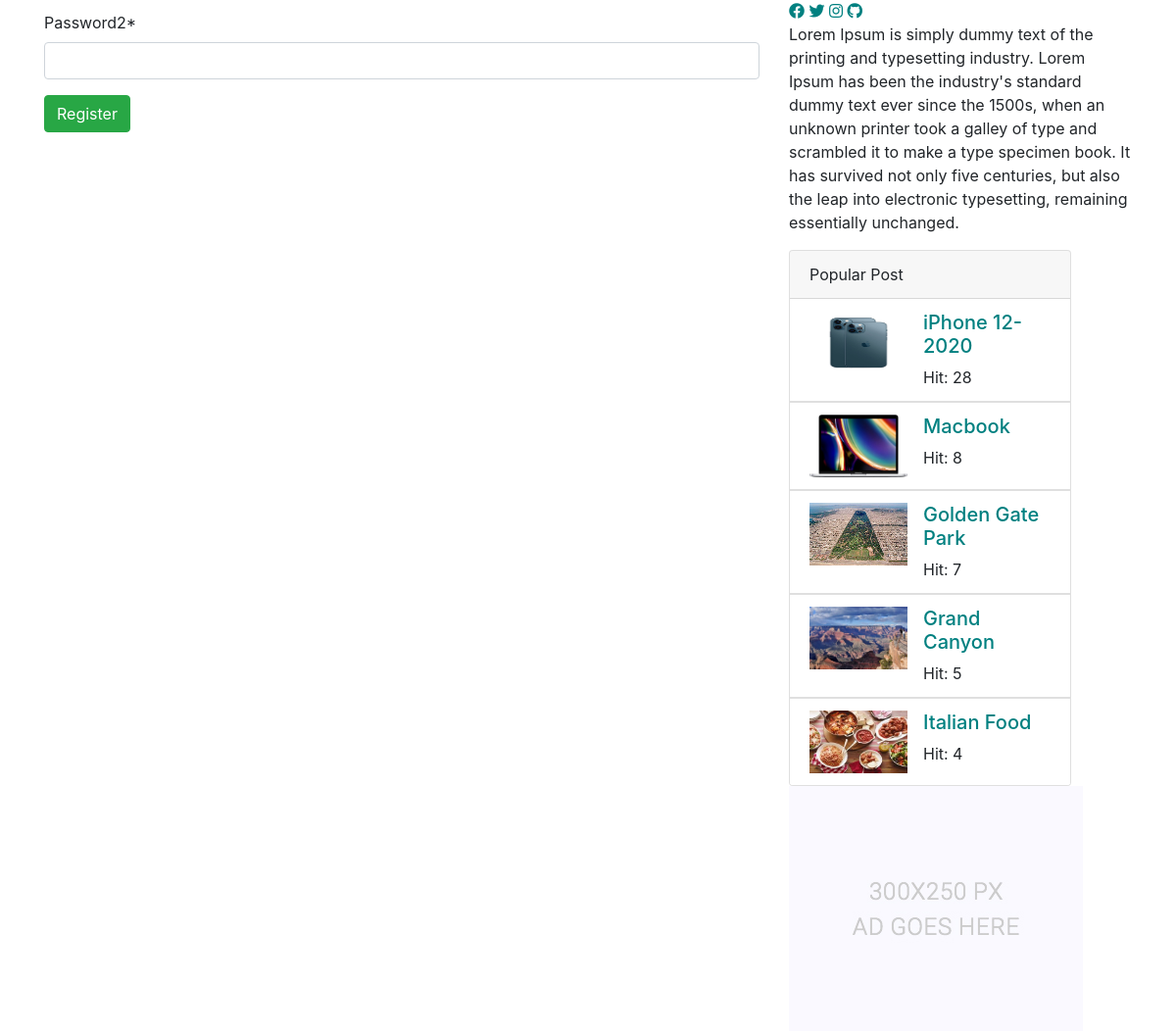
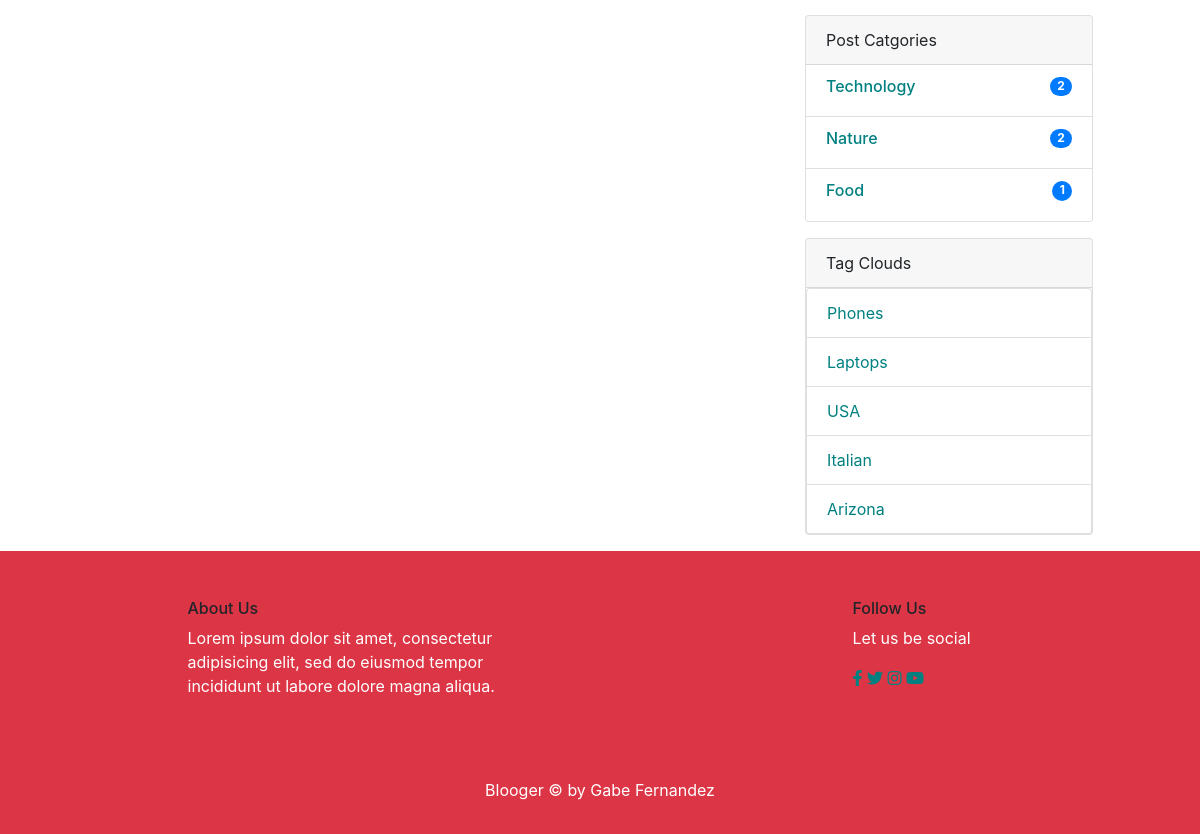
The app's page /users/register/ (lower part), older data (2 pictures, top to bottom).
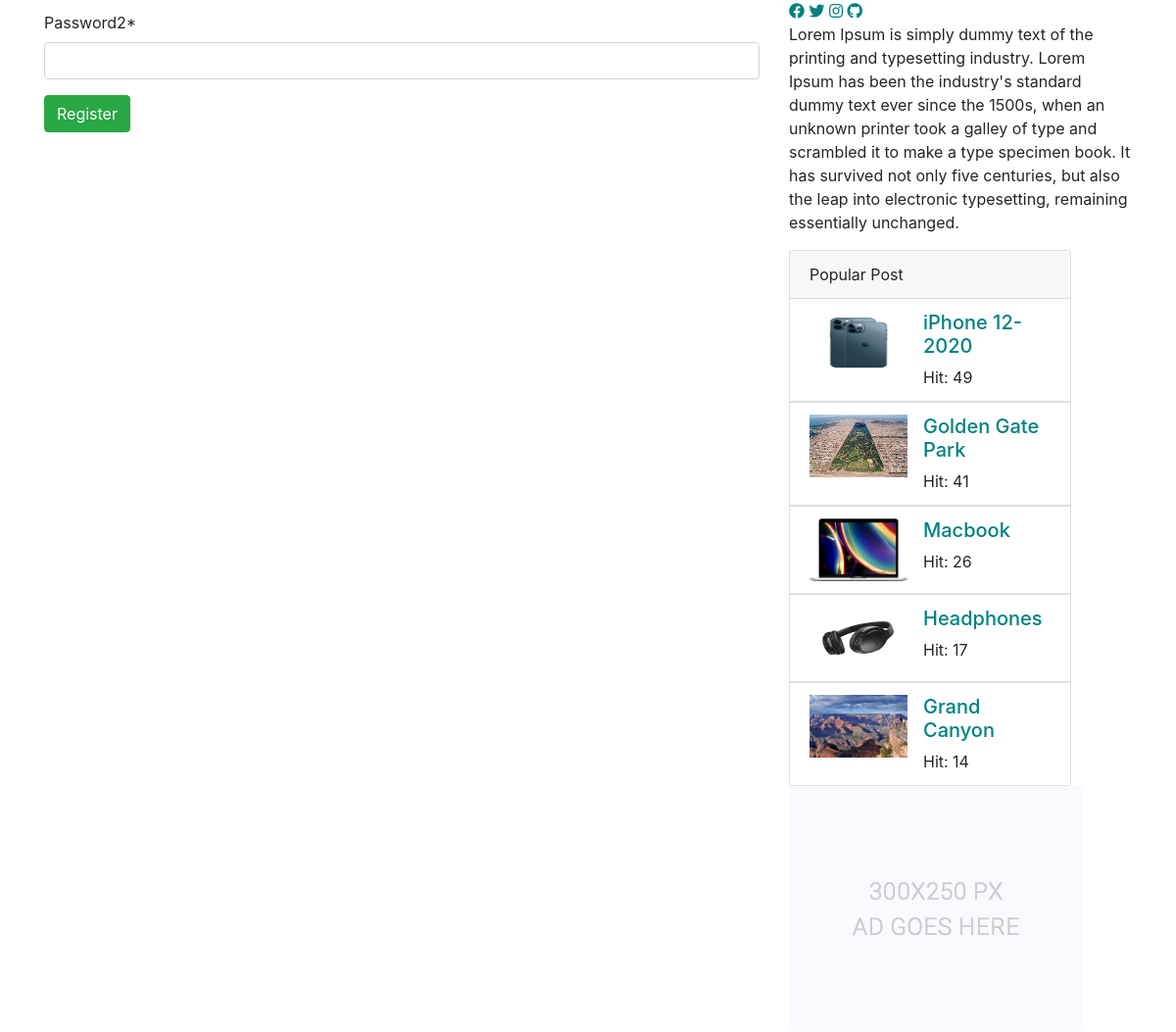
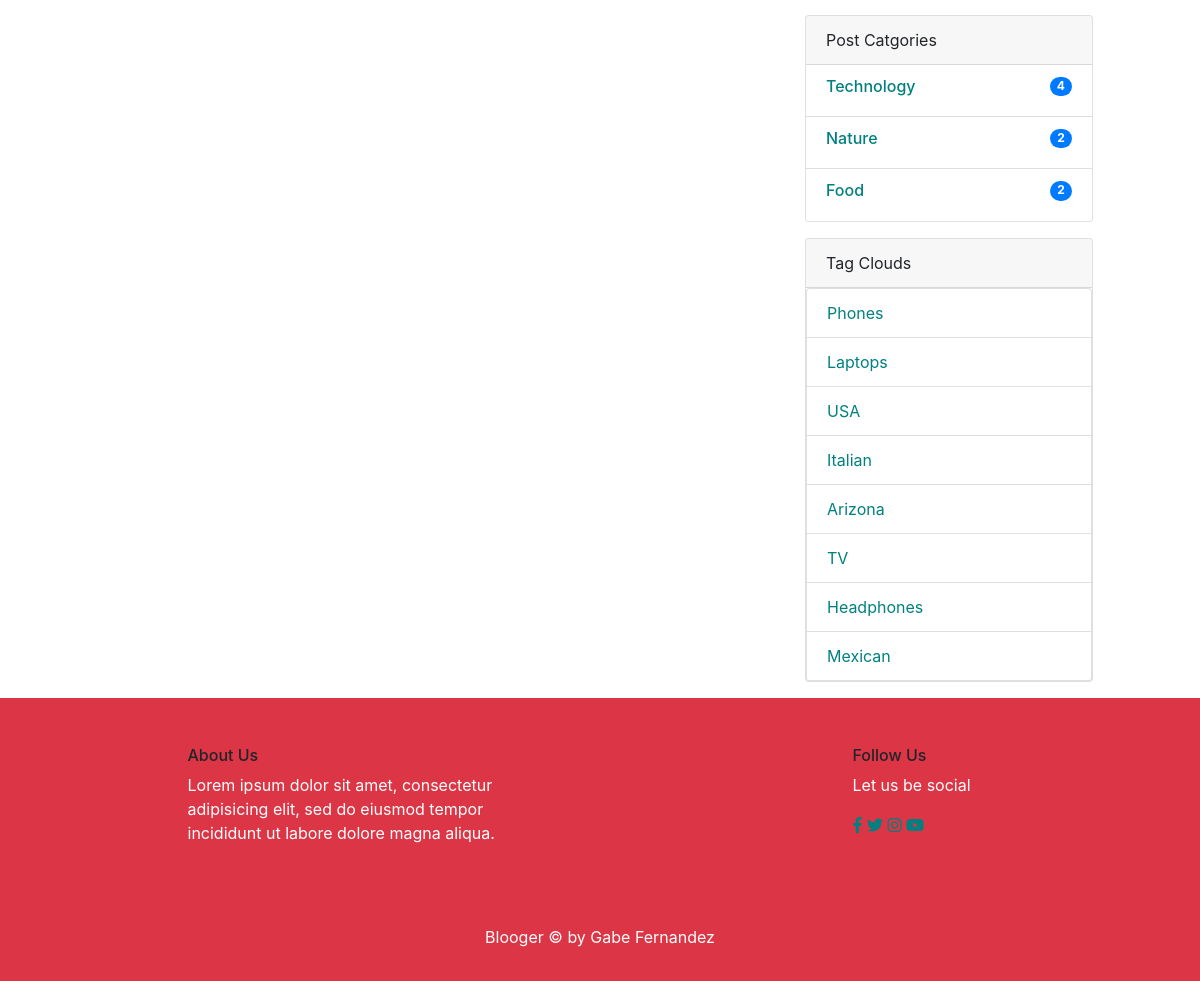
The same page, newer data (2 pictures, top to bottom).
### posts/models.py (models this page shows, shortened)
class Post(models.Model):
    title = models.CharField(max_length=150)
    content = models.TextField()
    publishing_date = models.DateField(auto_now_add=True)
    image = models.ImageField(blank=True, null=True, upload_to='uploads')
    user = models.ForeignKey(settings.AUTH_USER_MODEL, on_delete=models.CASCADE)
    slug = models.SlugField(default="slug", editable=False)
    category = models.ForeignKey(Category, on_delete=models.CASCADE, related_name="posts", default=1)
    tag = models.ManyToManyField(Tag, related_name="posts", blank=True)
    slider_post = models.BooleanField(default=False)
    hit = models.PositiveIntegerField(default=0)

class Category(models.Model):
    title = models.CharField(max_length=100)
    slug = models.SlugField(editable=False)
    def post_count(self):
        return self.posts.all().count()

class Tag(models.Model):
    title = models.CharField(max_length=50)
    slug = models.SlugField(editable=False)
    def __str__(self):
        return self.title

### users/views.py (the view)
# urls.py: path('register/', RegisterView.as_view(), name='register'),
class RegisterView(CreateView):
    template_name = 'users/register.html'
    form_class = RegisterForm
    success_url = '/'

### users/forms.py
class RegisterForm(UserCreationForm):
    username = forms.CharField(max_length=50)
    email = forms.EmailField(max_length=50)
    password1 = forms.CharField(widget=forms.PasswordInput)
    password2 = forms.CharField(widget=forms.PasswordInput)
    class Meta(UserCreationForm):
        model = User
        fields = ('username', 'email', 'password1', 'password2')

### posts/templatetags/custom_tags.py (called while the page is built)
@register.simple_tag(name="categories")
def all_categories():
    return Category.objects.all()

@register.simple_tag(name="tags")
def all_tags():
    return Tag.objects.all()

@register.simple_tag(name="hit_posts")
def hit_posts():
    return Post.objects.order_by('-hit')[:5]

### templates/users/register.html (shortened to what this page needs)
{% extends 'posts/base.html'%}
{% load static %}
{%load crispy_forms_tags%}
{% block content %}
        <section class="blog_area p_120">
            <div class="container">
                <div class="row">
                    <div class="col-lg-8">
                        <div class="blog_left_sidebar">
                            <form method="POST">
                                {{ form|crispy}}
                                <button type="submit" class="btn btn-success">Register</button>
                            </form>
                        </div>
                    </div>
                    {% include 'posts/sidebar.html' %}
                </div>
            </div>
        </section>
{% endblock %}

### templates/posts/sidebar.html (shortened to what the changed rows need)
{% load static %}
{% load custom_tags %}
<div id=" sidebar"class=" col-lg-4" >
                        <div class="blog_right_sidebar my-3">
                            <div class="card" style="width: 18rem;">
                                {% hit_posts as posts %}
                                {% for post in posts %}
                               <ul class="list-group list-group-flush">
                                    <li class="list-group-item">
                                        <div class="media">
                                            <img src="{{post.image.url}}" class="mr-3" alt="..." style="height:64px; width:100px;">
                                            <div class="media-body">
                                                <a href="{% url 'detail' post.pk post.slug %}"><h5>{{ post.title }}</h5></a>
                                                Hit: {{post.hit}}
                                            </div>
                                        </div>
                                    </li>
                               </ul>
                                {%endfor %}
                            </div>
                            <div class="card mt-3 " style="width: 18rem;">
                                <ul class="list-group list-group-flush">
                                    {% categories as categories %}
                                    {% for category in categories %}
                                    <li class="list-group-item">
                                        <a href="{% url 'category_detail' pk=category.pk slug=category.slug %}" class="d-flex justify-content-between">
                                            <h6>{{category.title}}</h6>
                                            <h6 class="badge badge-primary badge-pill">{{category.post_count}}</h6>
                                        </a>
                                    </li>
                                    {% endfor %}
                                </ul>
                            </div>
                            <div class="card mt-3" style="width: 18rem;">
                                <ul class="list-group">
                                    {% tags as labels %}
                                    {% for label in labels%}
                                    <li class="list-group-item"><a href="{% url 'tag_detail' slug=label.slug%}">{{label}}</a></li>
                                    {% endfor %}
                                </ul>
                            </div>
                        </div>
                    </div>

Row changes from the older to the newer data that the page shows:
no longer on this page (row edited): Post: image (picture), title "Italian Food", hit "4"
changed Post "iPhone 12-2020": hit "28" → "49"
changed Post "Golden Gate Park": hit "7" → "41"; moves up the list
changed Post "Macbook": hit "8" → "26"
added Post: image (picture), title "Headphones", hit "17"
changed Post "Grand Canyon": hit "5" → "14"
computed for Category "Technology": post_count "2" → "4"
computed for Category "Food": post_count "1" → "2"
added Tag: title "TV"
added Tag: title "Headphones"
added Tag: title "Mexican"
